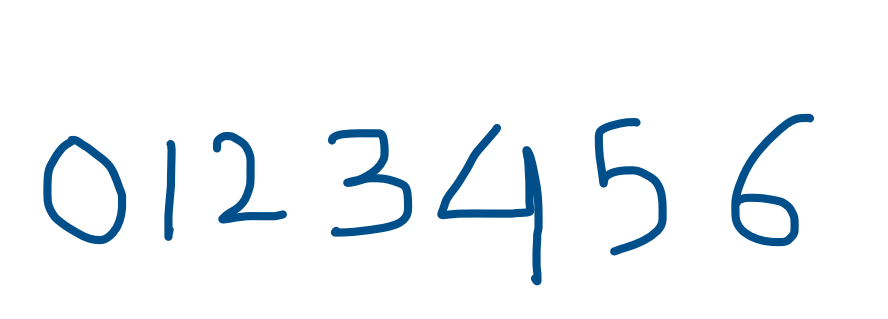
#> input picture Multi-Digit Recog/multi Digit 70% accurecy/img.png, 1775 x 638 px (shown at 1/2 size)
$ jupyter execute --allow-errors 'Multi digit final.ipynb'
#> lines starting #> are read from the running program, lines starting #| are printed output that depends on the picture; after the words box and inside, x2 and y2 are one past the last pixel; in counts of white or black regions, pixels touching at a corner belong together
[cell 1]
import tensorflow as tf
import numpy as np
from tensorflow.keras.datasets import mnist
import matplotlib.pyplot as plt

#> (a cell that did not finish here is left out)

[cell 3]
input_shape = (28, 28, 1)
#> (the rest of this cell did not finish here and is left out)

[cell 4]
from keras.models import Sequential
from keras.layers import Dense, Conv2D, Dropout, Flatten, MaxPooling2D

#> (a cell that did not finish here is left out)

## test

[cell 6]
from keras.models  import load_model
import numpy as np
import cv2

#load your model
#> (the rest of this cell did not finish here and is left out)

[cell 7]
#load your image to recognit image
image = cv2.imread("img.png")
#> image is the input picture: shape (638, 1775, 3); mean B, G, R 249.1, 246.1, 242.1
image1 = cv2.imread("img.png")
#perform some basic operation to smooth image
image = cv2.cvtColor(image, cv2.COLOR_BGR2GRAY)
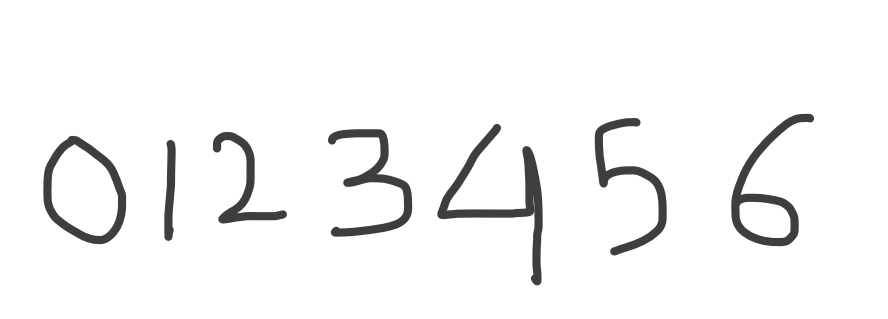
#> image: shape (638, 1775) (shown at 1/2 size); min 62, max 255, mean 245.2
image = cv2.GaussianBlur(image, (5, 5), 0)

#find threshold image
ret, image = cv2.threshold(image, 90, 255, cv2.THRESH_BINARY_INV+cv2.THRESH_OTSU)
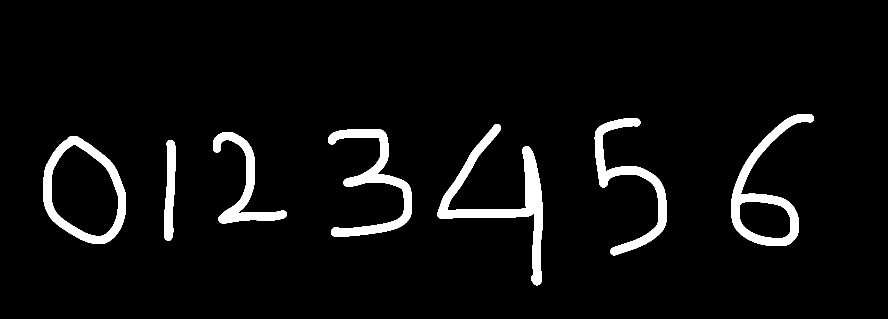
#> image: shape (638, 1775) (shown at 1/2 size); 5.1% white; 7 white regions
#> ret = 163

#find contours on image and draw it.
ctrs, hier = cv2.findContours(image, cv2.RETR_EXTERNAL, cv2.CHAIN_APPROX_SIMPLE)
#> ctrs = 7 contours; box (x1, y1, x2, y2) and area: (87, 272, 252, 488) 26298, (1463, 228, 1628, 492) 15168, (875, 248, 1085, 571) 11778, (656, 258, 824, 473) 8573, (1189, 236, 1333, 511) 7852, (426, 264, 574, 447) 5871, (329, 280, 351, 482) 3050
rects = [cv2.boundingRect(ctr) for ctr in ctrs]
#> rects = [(329, 280, 22, 202), (87, 272, 165, 216), (426, 264, 148, 183), (656, 258, 168, 215), (875, 248, 210, 323), (1189, 236, 144, 275), (1463, 228, 165, 264)]
#> (the rest of this cell did not finish here and is left out)
